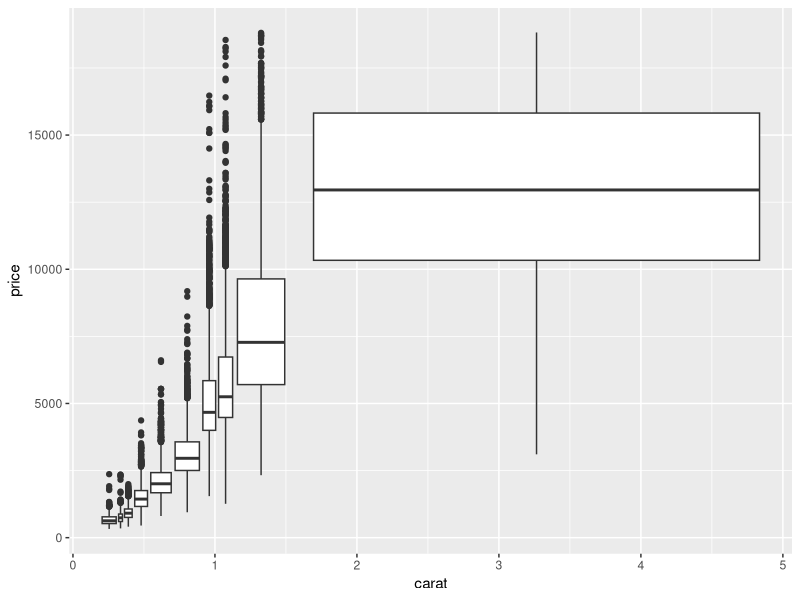
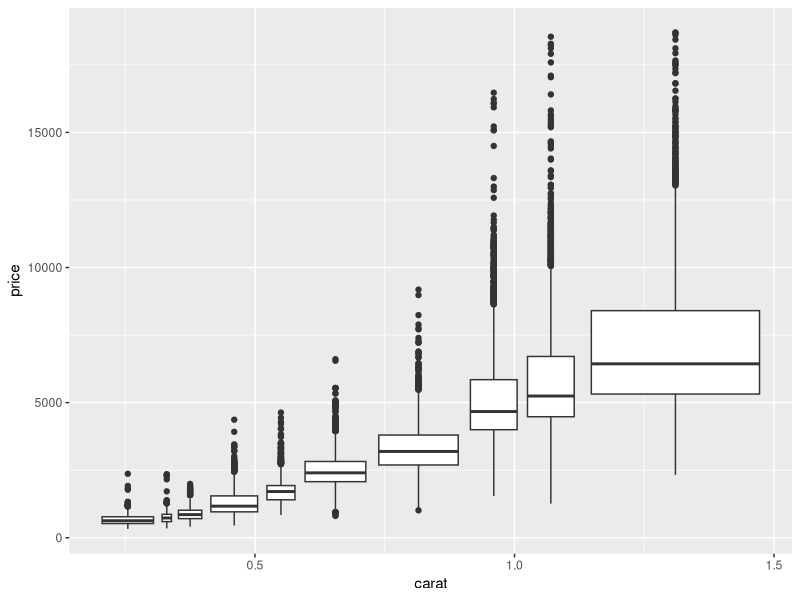
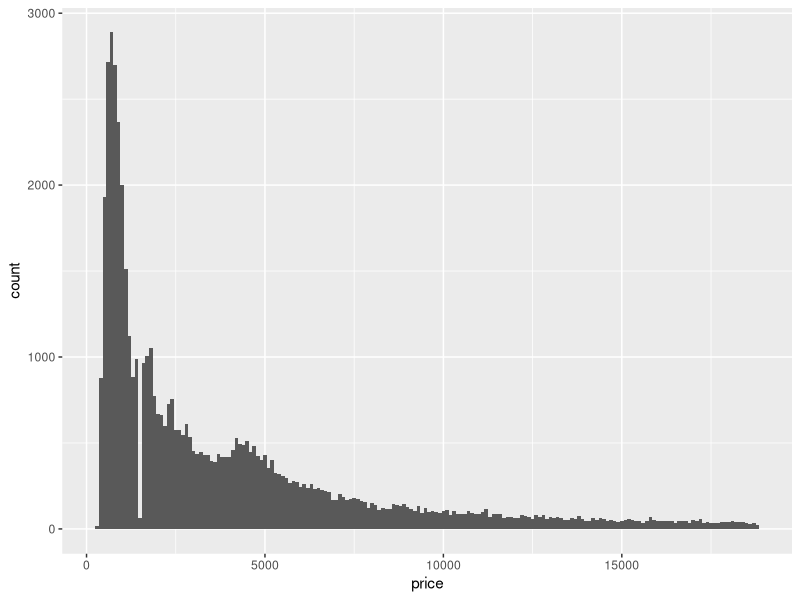

These charts were generated, in order, by the following R code:
## ---- chunk 1
library(tidyverse)
## ---- chunk 2
# x = diamond length

options(max.print = 20)
str_sort(diamonds$x, numeric = TRUE)

## ---- chunk 3
# y = diamond width
str_sort(diamonds$y, numeric = TRUE)
## ---- chunk 4
# z = diamond depth
str_sort(diamonds$z, numeric = TRUE)
## ---- chunk 5
possible_diamonds <- filter(diamonds, x > 0 & y > 0 & z > 0)
## ---- chunk 6
# diamond lengths (x)
str_sort(possible_diamonds$x, numeric = TRUE)
## ---- chunk 7
# diamond widths (y)
str_sort(possible_diamonds$y, numeric = TRUE)
## ---- chunk 8
# diamond depths (z)
str_sort(possible_diamonds$z, numeric = TRUE)
## ---- chunk 9
ggplot(possible_diamonds, aes(x = carat, y = price)) + 
  geom_boxplot(aes(group = cut_number(carat, 10)))
## ---- chunk 10
smaller_possible_diamonds <- filter(possible_diamonds, carat < 1.5)
## ---- chunk 11
ggplot(smaller_possible_diamonds, aes(x = carat, y = price)) + 
  geom_boxplot(aes(group = cut_number(carat, 10)))
## ---- chunk 12
medium_diamonds <- filter(possible_diamonds, between(carat, 0.75, 1.5))

length(medium_diamonds$carat)
## ---- chunk 13
large_diamonds <-filter(possible_diamonds, carat > 1.5)

length(large_diamonds$carat)
## ---- chunk 14
diamonds_0.99 <- filter(diamonds, carat == 0.99)
length(diamonds_0.99$carat)
## ---- chunk 15
diamonds_1 <- filter(diamonds, carat == 1)
length(diamonds_1$carat)
## ---- chunk 16
ggplot(diamonds, aes(x = price)) +
  geom_histogram(binwidth = 100)
